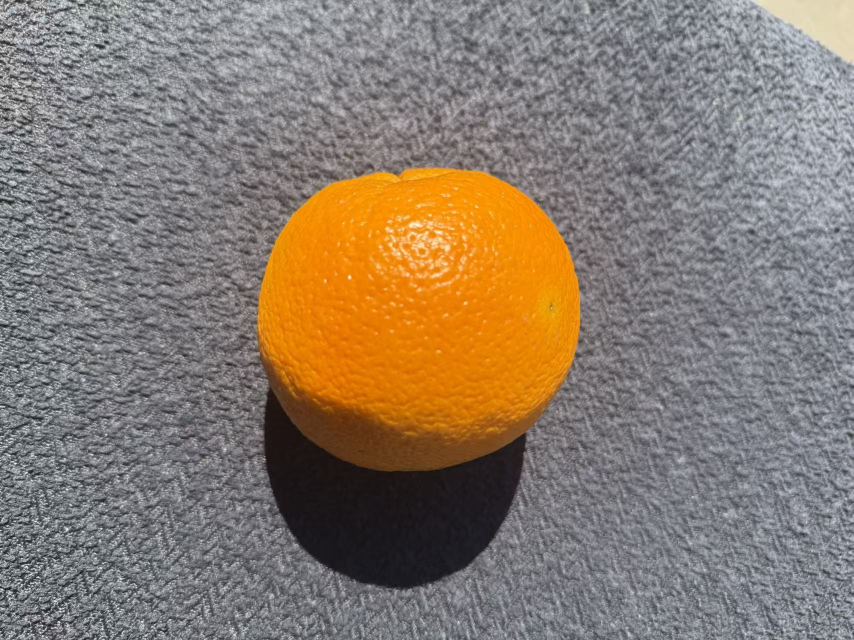
#> input picture New_pictures/fruit_006.jpg, 1707 x 1280 px (shown at 1/2 size)
$ python -i preprocess_utils.py   (imports and definitions only)   (older library calls are emulated)
#> lines starting #> are read from the running program, lines starting #| are printed output that depends on the picture; after the words box and inside, x2 and y2 are one past the last pixel; in counts of white or black regions, pixels touching at a corner belong together
import cv2
import numpy as np
from skimage import morphology
from pyefd import elliptic_fourier_descriptors
import mahotas
import matplotlib.pyplot as plt

### STEP 1: invariance normalization
# Shuo Li & Ji Li

# Image size and (future) orientation policy
TARGET_SIZE = (90, 90)
# Note:
# Orientation policy is defined for later pipeline stages.
# Step 1 does not perform rotation
ELONGATED_FRUITS = {"cucumber", "carrot"}  # may apply rotation in later stages
SPHERICAL_FRUITS = {"apple", "orange"}     # no rotation needed


# -------- Step 1: Input & Basic Normalisation --------
def load_and_normalize(path, target_size=TARGET_SIZE):
    # Read image from file
#> called with path = 'New_pictures/fruit_006.jpg', target_size = (90, 90)
    img_bgr = cv2.imread(path)
#> img_bgr is the input picture: shape (1280, 1707, 3); mean B, G, R 110.8, 123.1, 136.2
    if img_bgr is None:
        raise ValueError(f"Could not read image: {path}")

    # Convert BGR to RGB
    img_rgb = cv2.cvtColor(img_bgr, cv2.COLOR_BGR2RGB)

    # Resize to a fixed resolution
    img_resized = cv2.resize(img_rgb, target_size, interpolation=cv2.INTER_AREA)
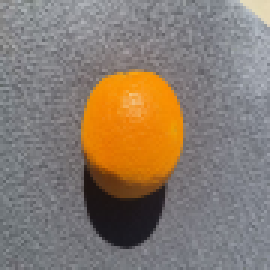
#> img_resized: shape (90, 90, 3) (shown 3 times larger); mean R, G, B 136.2, 123.1, 110.8

    # --- (A) Light Gaussian smoothing to suppress sensor noise
    # (small kernel to preserve edges for segmentation stage) ---
    img_resized = cv2.GaussianBlur(img_resized, (3, 3), 0)

    # --- (B) Gray-world white balance (color constancy) ---
    img_float = img_resized.astype(np.float32)
    mean_rgb = img_float.reshape(-1, 3).mean(axis=0)
#> mean_rgb = [136.3, 123.2, 110.9]
    mean_gray = mean_rgb.mean()
#> mean_gray = 123.4
    scale = mean_gray / (mean_rgb + 1e-6)
#> scale = [0.906, 1, 1.11]
    img_wb = img_float * scale
    img_wb = np.clip(img_wb, 0, 255).astype(np.uint8)

    # --- (C) Illumination normalization: CLAHE on V channel ---
    hsv = cv2.cvtColor(img_wb, cv2.COLOR_RGB2HSV)
#> hsv: shape (90, 90, 3); mean H, S, V 94.1, 81.7, 149.3
    h, s, v = cv2.split(hsv)
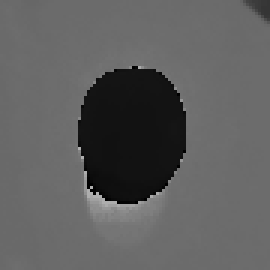
#> h: shape (90, 90) (shown 3 times larger); min 0, max 176, mean 94.1
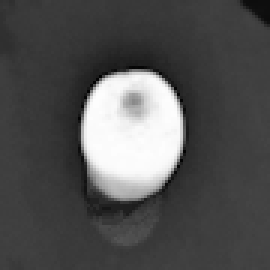
#> s: shape (90, 90) (shown 3 times larger); min 2, max 253, mean 81.7
    clahe = cv2.createCLAHE(clipLimit=2.0, tileGridSize=(8, 8))
    v2 = clahe.apply(v)
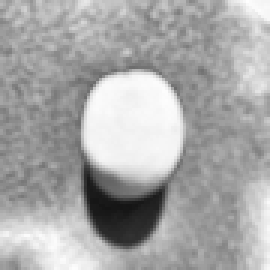
#> v2: shape (90, 90) (shown 3 times larger); min 20, max 254, mean 168.4
    hsv2 = cv2.merge((h, s, v2))
#> hsv2: shape (90, 90, 3); mean H, S, V 94.1, 81.7, 168.4
    img_norm = cv2.cvtColor(hsv2, cv2.COLOR_HSV2RGB)
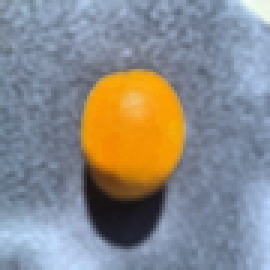
#> img_norm: shape (90, 90, 3) (shown 3 times larger); mean R, G, B 138.4, 138.4, 138.1

    # Ensure output is uint8
    img_norm = img_norm.astype(np.uint8)

    return img_norm

### STEP 2-1: segmentation
# Changrong Zheng


# Design goals (per proposal):
# - Colour-based segmentation (preferred over grayscale for similarly-shaped items with different chromatic patterns)
# - Produce a binary mask (0 = background, 255 = object) for downstream shape + colour feature extraction
# - Keep this step *structural-free*: mask refinement is handled in STEP 3
from skimage.filters import threshold_otsu

def _corner_samples(arr: np.ndarray, patch: int = 10) -> np.ndarray:
    """Collect pixels from four corner patches (shape: [N, C])."""
    H, W = arr.shape[:2]
    p = int(min(patch, H // 2, W // 2))
    if p <= 0:
        return arr.reshape(-1, arr.shape[-1])
    corners = np.concatenate(
        [
            arr[:p, :p].reshape(-1, arr.shape[-1]),
            arr[:p, -p:].reshape(-1, arr.shape[-1]),
            arr[-p:, :p].reshape(-1, arr.shape[-1]),
            arr[-p:, -p:].reshape(-1, arr.shape[-1]),
        ],
        axis=0,
    )
    return corners

def segment_fruit(
    img_rgb: np.ndarray,
    patch: int = 10,
    bg_quantile: float = 0.995,
    v_min_floor: int = 20,
    reg: float = 1e-3,
) -> np.ndarray:
    """Colour-based segmentation using a background chroma model.

    This function uses Step 1's normalised RGB image (uint8) and returns a *raw*
    binary mask. Any morphological/structural cleanup (hole-filling, largest CC,
    closing/opening, etc.) is intentionally deferred to STEP 3.

    Method summary
    -------------
    1) Convert RGB -> Lab and HSV.
    2) Estimate a background model from corner patches using Lab chroma (a*, b*).
       Background pixels should be close to the corners in typical acquisitions.
    3) Compute per-pixel (regularised) Mahalanobis distance in (a*, b*) space.
    4) Threshold distances to obtain a binary mask; auto-correct if too strict/loose.

    Parameters
    ----------
    img_rgb : np.ndarray
        Normalised RGB image (H x W x 3), uint8, typically 90x90.
    patch : int
        Corner patch size used to estimate background statistics.
    bg_quantile : float
        Quantile of background distance used as the initial threshold.
    v_min_floor : int
        Minimum V (brightness) floor to suppress very dark noise.
    reg : float
        Diagonal regularisation added to the background covariance (stability).

    Returns
    -------
    mask : np.ndarray
        uint8 mask with values {0, 255}, same height/width as the input.
    """
#> called with patch = 10, bg_quantile = 0.995, v_min_floor = 20, reg = 0.001
    if img_rgb.dtype != np.uint8:
        # Be defensive: Step 1 returns uint8, but keep this robust.
        img_rgb = np.clip(img_rgb, 0, 255).astype(np.uint8)

    H, W = img_rgb.shape[:2]
#> H = 90; W = 90

    # Colour spaces
    hsv = cv2.cvtColor(img_rgb, cv2.COLOR_RGB2HSV)
#> hsv: shape (90, 90, 3); mean H, S, V 94.1, 82.4, 168.4
    lab = cv2.cvtColor(img_rgb, cv2.COLOR_RGB2LAB)
#> lab: shape (90, 90, 3); mean of channels 0, 1, 2 147.8, 131.2, 126.9

    # Background samples from corners
    bg_hsv = _corner_samples(hsv, patch=patch).astype(np.float32)
#> in _corner_samples, `corners = np.concatenate( [ arr[:p, :p].reshape(-1, arr.shape[-1]), ar..`: corners = 400 rows, first 8: [106, 51, 175], [105, 53, 170], [105, 52, 156], [107, 47, 156], [106, 49, 172], [106, 57, 189], [106, 58, 186], [105, 58, 171]
#> bg_hsv has the same summary as corners in _corner_samples
    bg_lab = _corner_samples(lab, patch=patch).astype(np.float32)
#> in _corner_samples (call 2), `corners = np.concatenate( [ arr[:p, :p].reshape(-1, arr.shape[-1]), ar..`: corners = 400 rows, first 8: [163, 126, 116], [159, 126, 117], [147, 126, 118], [147, 127, 118], [161, 127, 117], [172, 126, 114], [169, 126, 114], [158, 125, 116]
#> bg_lab has the same summary as corners in _corner_samples

    # Use chroma only (a*, b*) for colour separation
    bg_ab = bg_lab[:, 1:3]
#> bg_ab = 400 pairs, first value 120 to 129, second value 106 to 134
    mu = bg_ab.mean(axis=0)
#> mu = [126, 114.8]

    # Regularised covariance for stability on small samples
    cov = np.cov(bg_ab.T)
#> cov = [[3.57, -10.02], [-10.02, 42.96]]
    if cov.shape != (2, 2):  # safety for degenerate cases
        cov = np.eye(2, dtype=np.float32)
    cov = cov.astype(np.float32) + float(reg) * np.eye(2, dtype=np.float32)

    try:
        inv_cov = np.linalg.inv(cov)
#> inv_cov = [[0.81, 0.189], [0.189, 0.0674]]
    except np.linalg.LinAlgError:
        inv_cov = np.linalg.pinv(cov)

    # Mahalanobis distance map in ab-space
    ab = lab[..., 1:3].reshape(-1, 2).astype(np.float32)
#> ab = 8100 pairs, first value 120 to 161, second value 106 to 207
    diff = ab - mu.reshape(1, 2)
#> diff = 8100 pairs, first value -6.04 to 34.96, second value -8.8 to 92.2
    d2 = np.einsum("ij,jk,ik->i", diff, inv_cov, diff).reshape(H, W)
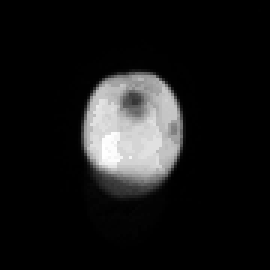
#> d2: shape (90, 90) float32 (shown 3 times larger); min 0.000997, max 2655.6, mean 255.1; drawn with min black and max white

    # Brightness guardrail using V
    bg_v_mean = float(bg_hsv[:, 2].mean())
#> bg_v_mean = 197.1
    bg_v_std = float(bg_hsv[:, 2].std())
#> bg_v_std = 29.31
    v_min = int(max(v_min_floor, bg_v_mean - 2.0 * bg_v_std))
#> v_min = 138
    V = hsv[..., 2].astype(np.int32)

    # Threshold from background distance distribution
    # (use corner distances as a proxy for the background class)
    bg_d2 = d2.copy()
    # Only take distances in corner patches (same sampling geometry)
    bg_d2_samp = _corner_samples(bg_d2[..., None], patch=patch).reshape(-1)
#> bg_d2_samp = 400 values, max 10.55 at index 136, min 0.000997 at index 17, mean 1.99
    tau = float(np.quantile(bg_d2_samp, bg_quantile))
#> tau = 8.84

    raw = ((d2 > tau) & (V >= v_min)).astype(np.uint8) * 255
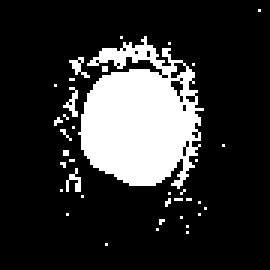
#> raw: shape (90, 90) (shown 3 times larger); 18.7% white; 37 white regions (35 under 20 px), largest, box (x1, y1, x2, y2) and area: (26, 12, 68, 63) 1395, (21, 29, 26, 39) 21

    # Auto-correct if threshold is too strict/too loose
    frac = raw.mean() / 255.0
#> frac = 0.187
    if frac < 0.03 or frac > 0.90:
        # Fallback 1: Otsu on distance map (often works when background stats are messy)
        try:
            tau2 = float(threshold_otsu(d2.astype(np.float32)))
            raw2 = ((d2 > tau2) & (V >= v_min)).astype(np.uint8) * 255
            frac2 = raw2.mean() / 255.0
            if 0.03 <= frac2 <= 0.90:
                raw = raw2
                frac = frac2
        except Exception:
            pass

    if frac < 0.03:
        # Fallback 2: saturation thresholding (simple but robust on light backgrounds)
        S = hsv[..., 1].astype(np.int32)
        bg_s_mean = float(bg_hsv[:, 1].mean())
        bg_s_std = float(bg_hsv[:, 1].std())
        s_thresh = int(np.clip(bg_s_mean + 2.5 * bg_s_std, 25, 240))
        raw = ((S >= s_thresh) & (V >= v_min)).astype(np.uint8) * 255

    return raw

### STEP 2-2: segmentation
# Bowen Su

from scipy.signal import wiener

# [5 lines left out: function _to_float01, not called in this run]

def _to_uint8(img01: np.ndarray) -> np.ndarray:
    return np.clip(img01 * 255.0 + 0.5, 0, 255).astype(np.uint8)

# [212 lines left out: functions _apply_mask_preserve_bg, sigf_filter, color_wiener_filter, guided_box_filter, not called in this run]


### STEP 3: mask refinement
# Jinnan Li

import numpy as np
from skimage import morphology, measure


# 1. Mask Refinement Function
def refine_mask(
    mask: np.ndarray,
    hole_area: int = 200,
    min_object_size: int = 300,
    closing_radius: int = 5,
    opening_radius: int = 2,
) -> np.ndarray:
    """
    Structural mask refinement with tunable parameters.

    Args:
        mask: Input binary mask (any numeric dtype; nonzero = foreground).
        hole_area: Max area of internal holes to fill (pixels).
        min_object_size: Minimum connected component size to keep (pixels).
        closing_radius: Disk radius for morphological closing.
        opening_radius: Disk radius for morphological opening.

    Returns:
        Refined binary mask as uint8 with values {0, 255}.
    """

    # Convert to boolean
    mask_bool = mask > 0

   # Ensure boolean mask
    mask_bool = mask > 0

    # Remove small holes (max_size replaces area_threshold)
    mask_filled = morphology.remove_small_holes(mask_bool, max_size=hole_area)

    # Remove small objects (max_size replaces min_size)
    mask_clean = morphology.remove_small_objects(mask_filled, max_size=min_object_size)

    # Morphological closing (bridge gaps)
    if closing_radius > 0:
        mask_clean = morphology.closing(
            mask_clean,
            morphology.disk(closing_radius)
        )

    # Morphological opening (remove thin artifacts)
    if opening_radius > 0:
        mask_clean = morphology.opening(
            mask_clean,
            morphology.disk(opening_radius)
        )

    # Keep largest connected component
    labeled = measure.label(mask_clean)
    if labeled.max() == 0:
        # Fallback to hole-filled version
        return mask_filled.astype(np.uint8) * 255

    regions = measure.regionprops(labeled)
    largest = max(regions, key=lambda r: r.area)

    mask_final = labeled == largest.label
    return mask_final.astype(np.uint8) * 255


# 2. Structural Quality Score
# [49 lines left out: function mask_quality_score, not called in this run]


# 3. Automatic Parameter Optimization
def optimize_mask(raw_mask: np.ndarray):
    """
    Grid-search refinement parameters.

    Returns:
        best_mask
        best_params
        best_score
    """

    best_score = np.inf
    best_mask = None
    best_params = None

    param_grid = dict(
        hole_area=[100, 200, 400],
        min_object_size=[200, 300, 500],
        closing_radius=[3, 5, 7],
        opening_radius=[1, 2],
    )

    for hole_area in param_grid["hole_area"]:
        for min_size in param_grid["min_object_size"]:
            for closing_radius in param_grid["closing_radius"]:
                for opening_radius in param_grid["opening_radius"]:

                    if opening_radius >= closing_radius:
                        continue

                    refined = refine_mask(
                        raw_mask,
                        hole_area=hole_area,
                        min_object_size=min_size,
                        closing_radius=closing_radius,
                        opening_radius=opening_radius,
                    )

                    score = mask_quality_score(refined)

                    if score < best_score:
                        best_score = score
                        best_mask = refined
                        best_params = {
                            "hole_area": hole_area,
                            "min_object_size": min_size,
                            "closing_radius": closing_radius,
                            "opening_radius": opening_radius,
                        }
#> after the loop, best_score = inf

    # Fallback safety
    if best_mask is None:
        best_mask = refine_mask(raw_mask)
        best_params = {}
        best_score = mask_quality_score(best_mask)

    return best_mask, best_params, best_score

### STEP 4: shape representation
# Yu-Chao Huang & Yudi Wang


# [253 lines left out: functions compute_shape_features, circular_mean_std, compute_colour_features, build_feature_vector, visualize_mask, not called in this run]


def extract_features_from_image(image_path):
    img = load_and_normalize(str(image_path))
    raw_mask = segment_fruit(img)
    best_mask, best_params, best_score = optimize_mask(raw_mask)
    shape_feats = compute_shape_features(best_mask)
    colour_feats = compute_colour_features(img, best_mask)
    feature_vector = build_feature_vector(shape_feats, colour_feats)
    return feature_vector, best_mask, best_score, best_params

#> (the run stopped early here; a loop or call above may not have finished)

$ run again, on New_pictures/fruit_007.jpg
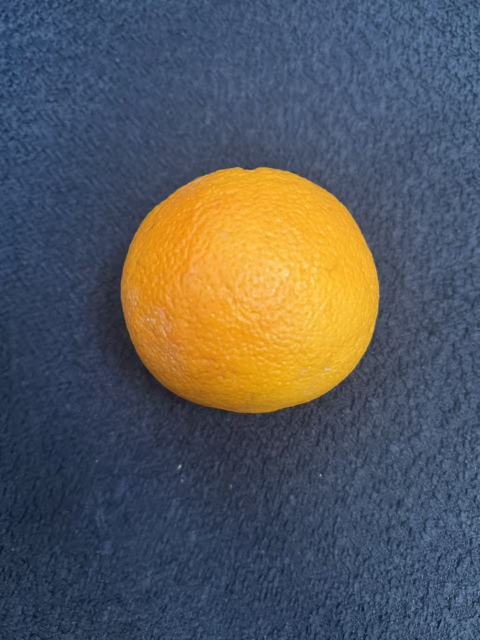
#> input picture New_pictures/fruit_007.jpg, 960 x 1280 px (shown at 1/2 size)
#> in load_and_normalize, img_bgr is the input picture: shape (1280, 960, 3); mean B, G, R 91.4, 88.5, 86.9
#> mean_rgb = [86.91, 88.48, 91.42]
#> mean_gray = 88.94
#> scale = [1.02, 1.01, 0.973]
#> hsv2: shape (90, 90, 3); mean H, S, V 92.6, 115.8, 153.7
#> in load_and_normalize, `img_norm = cv2.cvtColor(hsv2, cv2.COLOR_HSV2RGB)`:
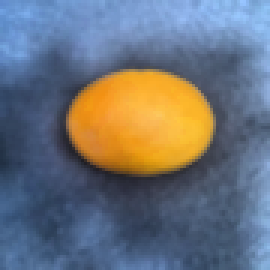
#> img_norm: shape (90, 90, 3) (shown 3 times larger); mean R, G, B 108.3, 114, 122.5
#> lab: shape (90, 90, 3); mean of channels 0, 1, 2 122.9, 131.9, 121.8
#> corners = 400 rows, first 8: [108, 133, 204], [108, 132, 207], [108, 129, 207], [107, 128, 204], [107, 128, 204], [107, 127, 207], [107, 128, 204], [107, 129, 201]
#> bg_hsv has the same summary as corners in _corner_samples
#> corners = 400 rows, first 8: [147, 132, 91], [150, 131, 91], [151, 131, 91], [152, 129, 94], [152, 129, 94], [155, 129, 93], [152, 129, 94], [149, 129, 93]
#> bg_lab has the same summary as corners in _corner_samples
#> bg_ab = 400 pairs, first value 124 to 132, second value 90 to 109
#> mu = [127.8, 99.27]
#> in segment_fruit, `cov = np.cov(bg_ab.T)`: cov = [[2.82, -2.97], [-2.97, 24.59]]
#> in segment_fruit, `cov = cov.astype(np.float32) + float(reg) * np.eye(2, dtype=np.float32)`: cov = [[2.83, -2.97], [-2.97, 24.59]]
#> inv_cov = [[0.405, 0.0489], [0.0489, 0.0466]]
#> ab = 8100 pairs, first value 124 to 157, second value 90 to 203
#> diff = 8100 pairs, first value -3.85 to 29.15, second value -9.27 to 103.7
#> bg_v_mean = 191.9
#> bg_v_std = 36.46
#> v_min = 118
#> bg_d2_samp = 400 values, max 7.22 at index 10, min 0.00855 at index 181, mean 1.99
#> tau = 6.81
#> in segment_fruit, `raw = ((d2 > tau) & (V >= v_min)).astype(np.uint8) * 255`:
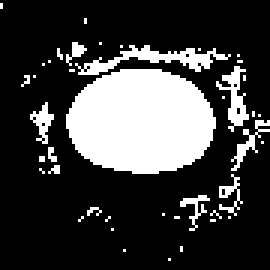
#> raw: shape (90, 90) (shown 3 times larger); 23.9% white; 42 white regions (34 under 20 px), largest, box (x1, y1, x2, y2) and area: (22, 23, 72, 58) 1376, (25, 15, 77, 25) 177, (72, 22, 83, 44) 93
#> frac = 0.239
#> after the loop in optimize_mask, `for hole_area in param_grid["hole_area"]:`: best_score = inf

$ run again, on New_pictures/fruit_008.jpg
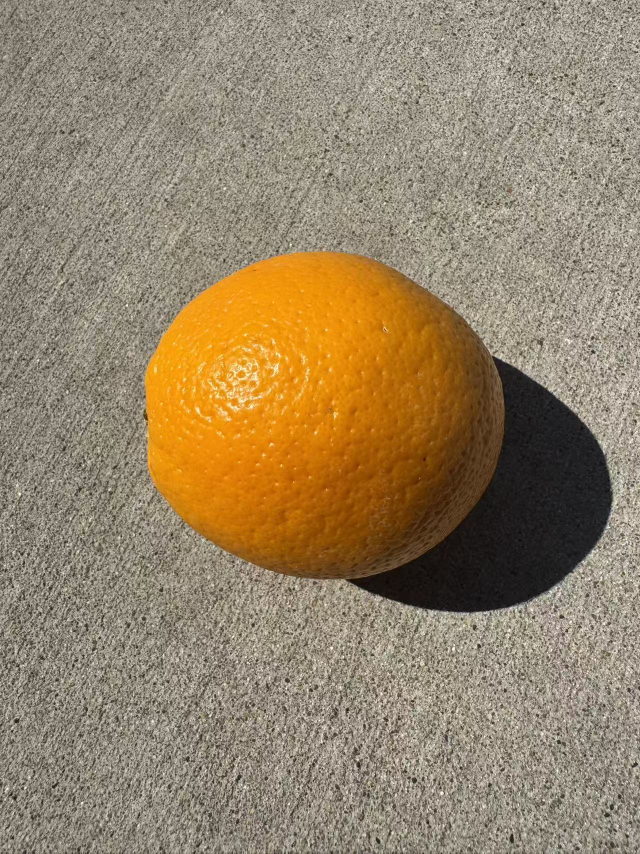
#> input picture New_pictures/fruit_008.jpg, 1280 x 1707 px (shown at 1/2 size)
#> in load_and_normalize, img_bgr is the input picture: shape (1707, 1280, 3); mean B, G, R 104.9, 132, 149.7
#> mean_rgb = [149.8, 132.1, 104.9]
#> mean_gray = 128.9
#> scale = [0.861, 0.976, 1.23]
#> hsv2: shape (90, 90, 3); mean H, S, V 93.4, 76.4, 167.5
#> in load_and_normalize, `img_norm = cv2.cvtColor(hsv2, cv2.COLOR_HSV2RGB)`:
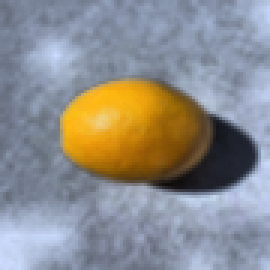
#> img_norm: shape (90, 90, 3) (shown 3 times larger); mean R, G, B 141.6, 141.3, 141.4
#> lab: shape (90, 90, 3); mean of channels 0, 1, 2 150.2, 130.8, 127.4
#> corners = 400 rows, first 8: [111, 48, 138], [111, 49, 136], [110, 48, 142], [110, 50, 152], [110, 50, 152], [111, 50, 147], [110, 51, 151], [110, 51, 160]
#> bg_hsv has the same summary as corners in _corner_samples
#> corners = 400 rows, first 8: [129, 129, 117], [126, 129, 117], [132, 129, 117], [140, 129, 116], [140, 129, 116], [135, 129, 116], [139, 129, 116], [147, 129, 116]
#> bg_lab has the same summary as corners in _corner_samples
#> bg_ab = 400 pairs, first value 127 to 130, second value 110 to 119
#> mu = [128.8, 113.7]
#> in segment_fruit, `cov = np.cov(bg_ab.T)`: cov = [[0.399, -0.365], [-0.365, 6.17]]
#> in segment_fruit, `cov = cov.astype(np.float32) + float(reg) * np.eye(2, dtype=np.float32)`: cov = [[0.4, -0.365], [-0.365, 6.17]]
#> inv_cov = [[2.64, 0.156], [0.156, 0.171]]
#> ab = 8100 pairs, first value 126 to 153, second value 108 to 208
#> diff = 8100 pairs, first value -2.79 to 24.21, second value -5.68 to 94.32
#> bg_v_mean = 193.7
#> bg_v_std = 38.34
#> v_min = 116
#> bg_d2_samp = 400 values, max 8.97 at index 236, min 0.146 at index 102, mean 1.99
#> tau = 8.97
#> in segment_fruit, `raw = ((d2 > tau) & (V >= v_min)).astype(np.uint8) * 255`:
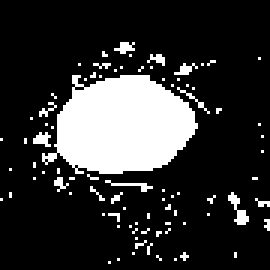
#> raw: shape (90, 90) (shown 3 times larger); 18.9% white; 85 white regions (82 under 20 px), largest, box (x1, y1, x2, y2) and area: (14, 25, 66, 58) 1221, (76, 64, 83, 75) 31, (35, 60, 51, 64) 20
#> frac = 0.189
#> after the loop in optimize_mask, `for hole_area in param_grid["hole_area"]:`: best_score = inf

$ run again, on New_pictures/fruit_009.jpg
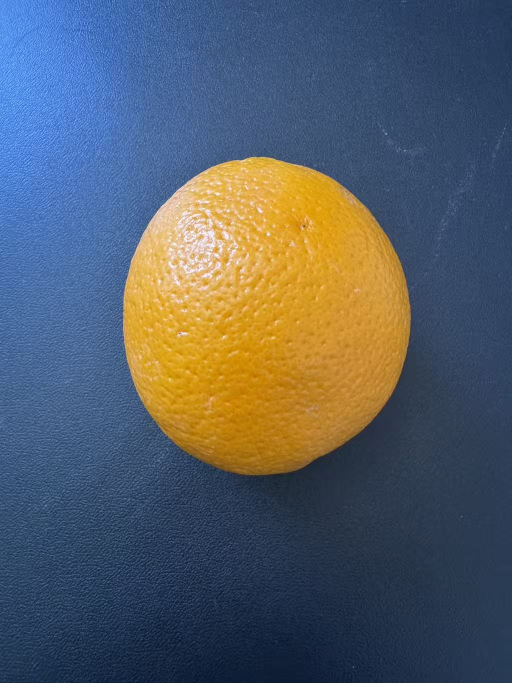
#> input picture New_pictures/fruit_009.jpg, 1024 x 1366 px (shown at 1/2 size)
#> in load_and_normalize, img_bgr is the input picture: shape (1366, 1024, 3); mean B, G, R 102.3, 93, 84.7
#> mean_rgb = [84.76, 92.99, 102.4]
#> mean_gray = 93.38
#> scale = [1.1, 1, 0.912]
#> hsv2: shape (90, 90, 3); mean H, S, V 87.6, 127.4, 154.5
#> lab: shape (90, 90, 3); mean of channels 0, 1, 2 121.6, 132.5, 123.5
#> corners = 400 rows, first 8: [107, 144, 230], [107, 146, 227], [107, 146, 225], [107, 147, 221], [107, 148, 216], [107, 148, 214], [108, 150, 209], [107, 151, 208]
#> bg_hsv has the same summary as corners in _corner_samples
#> corners = 400 rows, first 8: [162, 131, 85], [159, 131, 85], [157, 132, 85], [155, 131, 86], [152, 131, 86], [150, 131, 87], [143, 134, 85], [145, 131, 87]
#> bg_lab has the same summary as corners in _corner_samples
#> bg_ab = 400 pairs, first value 125 to 134, second value 84 to 113
#> mu = [128.7, 101.2]
#> cov = [[3.98, -17.69], [-17.69, 96]]
#> inv_cov = [[1.38, 0.255], [0.255, 0.0574]]
#> ab = 8100 pairs, first value 125 to 157, second value 83 to 203
#> diff = 8100 pairs, first value -3.74 to 28.26, second value -18.15 to 101.8
#> bg_v_mean = 152.5
#> bg_v_std = 48.85
#> v_min = 54
#> bg_d2_samp = 400 values, max 11.24 at index 91, min 0.0173 at index 116, mean 1.99
#> tau = 10.14
#> in segment_fruit, `raw = ((d2 > tau) & (V >= v_min)).astype(np.uint8) * 255`:
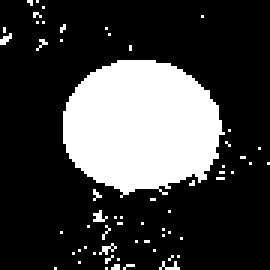
#> raw: shape (90, 90) (shown 3 times larger); 24.6% white; 60 white regions (59 under 20 px), largest, box (x1, y1, x2, y2) and area: (21, 20, 75, 66) 1853
#> frac = 0.246
#> after the loop in optimize_mask, `for hole_area in param_grid["hole_area"]:`: best_score = inf
